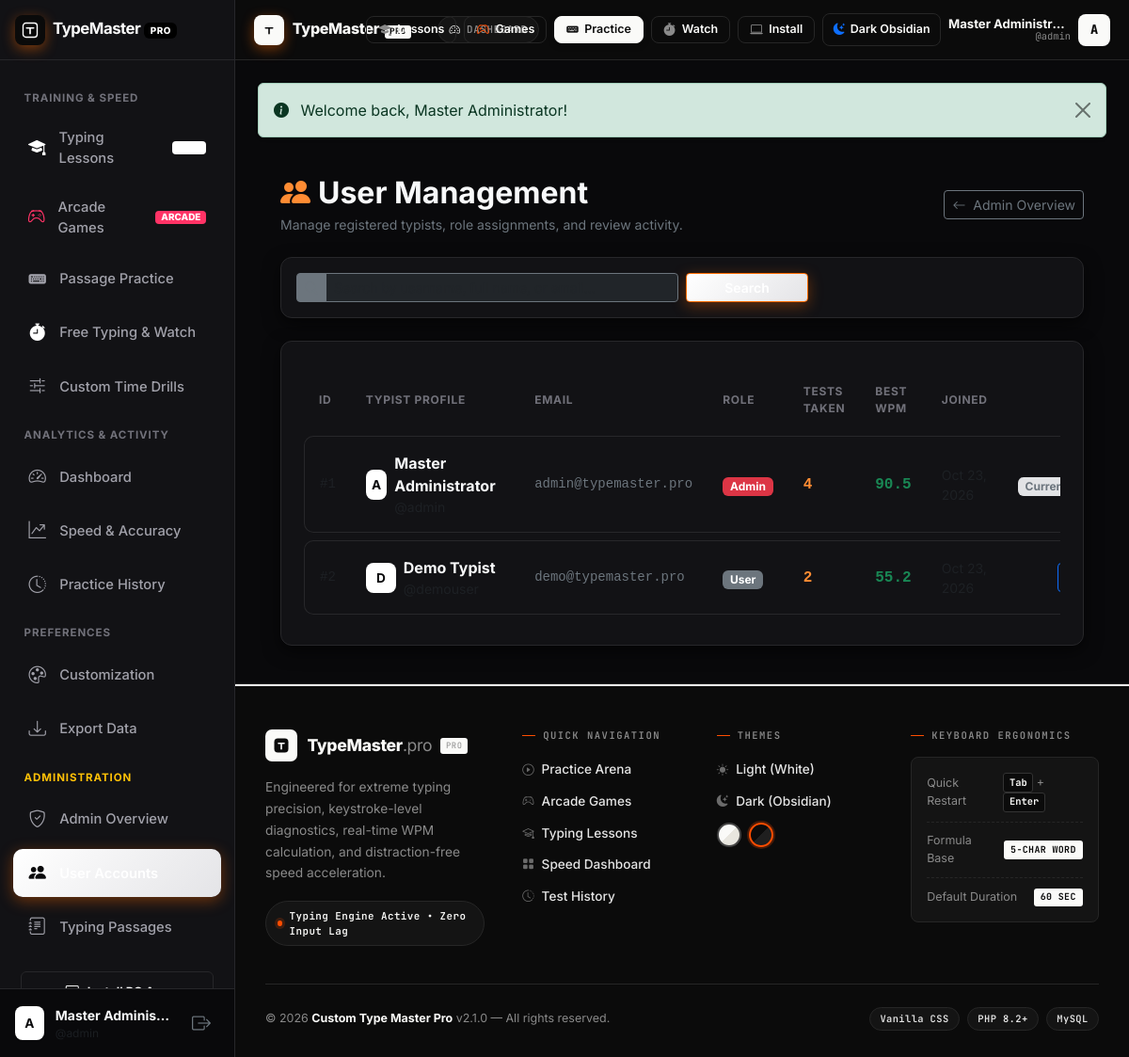
The page /admin/users.php (signed in) on the database its author committed.
### tables this page shows
CREATE TABLE `users` (
  `id` INT UNSIGNED AUTO_INCREMENT PRIMARY KEY,
  `username` VARCHAR(50) NOT NULL UNIQUE,
  `email` VARCHAR(100) NOT NULL UNIQUE,
  `password_hash` VARCHAR(255) NOT NULL,
  `full_name` VARCHAR(100) DEFAULT NULL,
  `role` ENUM('user', 'admin') NOT NULL DEFAULT 'user',
  `avatar` VARCHAR(255) DEFAULT 'default-avatar.png',
  `created_at` TIMESTAMP DEFAULT CURRENT_TIMESTAMP,
  `updated_at` TIMESTAMP DEFAULT CURRENT_TIMESTAMP ON UPDATE CURRENT_TIMESTAMP,
  INDEX `idx_username` (`username`),
  INDEX `idx_email` (`email`),
  INDEX `idx_role` (`role`)
);

### admin/users.php (the view, shortened to what the rows shown need)
<?php
require_once __DIR__ . '/../includes/auth.php';
require_once __DIR__ . '/../includes/functions.php';
$pdo = getDBConnection();
$params = [];
$whereSql = "1=1";
$users = [];
if ($pdo) {
    try {
        $stmt = $pdo->prepare("
            SELECT u.*,
                   COUNT(r.id) AS total_tests,
                   COALESCE(MAX(r.net_wpm), 0) AS best_wpm
            FROM users u
            LEFT JOIN typing_results r ON u.id = r.user_id
            WHERE $whereSql
            GROUP BY u.id
            ORDER BY u.created_at DESC
        ");
        $stmt->execute($params);
        $users = $stmt->fetchAll();
    } catch (Exception $e) {
        error_log('Error loading users: ' . $e->getMessage());
    }
}
include __DIR__ . '/../includes/header.php';
?>
<div class="container-fluid px-md-4 py-3">
  <div class="d-flex flex-column flex-md-row justify-content-between align-items-md-center gap-3 mb-4">
    <div>
      <h2 class="fw-bold text-light mb-1"><i class="bi bi-people-fill text-info me-2"></i>User Management</h2>
    </div>
  </div>
  <div class="glass-card p-4">
    <div class="table-responsive">
      <table class="custom-table mb-0">
        <thead>
          <tr>
            <th>ID</th>
            <th>Typist Profile</th>
            <th>Email</th>
            <th>Role</th>
            <th>Tests Taken</th>
            <th>Best WPM</th>
            <th>Joined</th>
            <th class="text-end">Actions</th>
          </tr>
        </thead>
        <tbody>
          <?php foreach ($users as $u): ?>
            <tr>
              <td class="font-monospace text-muted small">#<?= (int)$u['id'] ?></td>
              <td>
                <div class="d-flex align-items-center gap-2">
                  <div class="user-avatar" style="width: 32px; height: 32px; font-size: 0.85rem;">
                    <?= strtoupper(substr($u['username'], 0, 1)) ?>
                  </div>
                  <div>
                    <div class="fw-bold text-light"><?= e($u['full_name'] ?: $u['username']) ?></div>
                    <div class="text-muted small">@<?= e($u['username']) ?></div>
                  </div>
                </div>
              </td>
              <td class="font-monospace text-secondary small"><?= e($u['email']) ?></td>
              <td>
                <span class="badge <?= ($u['role'] === 'admin') ? 'bg-danger' : 'bg-secondary' ?>">
                  <?= ucfirst($u['role']) ?>
                </span>
              </td>
              <td class="font-monospace text-info fw-bold"><?= (int)$u['total_tests'] ?></td>
              <td class="font-monospace text-success fw-bold"><?= (float)$u['best_wpm'] ?></td>
              <td class="text-muted small"><?= date('M j, Y', strtotime($u['created_at'])) ?></td>
              <td class="text-end">
                <?php if ($u['id'] !== $currentUser['id']): ?>
                  <div class="d-inline-flex gap-1">
                    <form method="POST" action="<?= BASE_URL ?>/admin/users.php" class="d-inline">
                      <button type="submit" class="btn btn-sm <?= ($u['role'] === 'admin') ? 'btn-outline-warning' : 'btn-outline-primary' ?>" title="<?= ($u['role'] === 'admin') ? 'Demote to regular user' : 'Promote to admin' ?>">
                      </button>
                    </form>
                  </div>
                <?php else: ?>
                  <span class="badge bg-secondary-subtle text-secondary">Current Session</span>
                <?php endif; ?>
              </td>
            </tr>
          <?php endforeach; ?>
        </tbody>
      </table>
    </div>
  </div>
</div>
<?php include __DIR__ . '/../includes/footer.php'; ?>

### includes/header.php (shortened to what the rows shown need)
 <?php
require_once __DIR__ . '/../includes/auth.php';
require_once __DIR__ . '/../includes/functions.php';
$currentUser = current_user();
$userSettings = $currentUser ? get_user_settings($currentUser['id']) : [
    'theme'               => 'light',
    'font_family'         => 'JetBrains Mono',
    'font_size'           => 22,
    'line_height'         => 1.8,
    'caret_style'         => 'line',
    'caret_color'         => '#ff5532',
    'correct_color'       => '#10b981',
    'incorrect_color'     => '#f43f5e',
    'typing_area_width'   => '920px',
    'sound_enabled'       => 1,
    'sound_theme'         => 'mechanical',
    'default_duration'    => 60,
    'default_difficulty'  => 'intermediate',
    'show_live_wpm'       => 1,
    'show_live_accuracy'  => 1,
    'show_live_word_count'=> 1
];
$activeTheme = $userSettings['theme'] ?? 'light';
?>
<!DOCTYPE html>
<html lang="en" data-theme="<?= e($activeTheme) ?>">
<head>
  <link href="https://cdn.jsdelivr.net/npm/bootstrap@5.3.3/dist/css/bootstrap.min.css" rel="stylesheet">
  <link rel="stylesheet" href="https://cdn.jsdelivr.net/npm/bootstrap-icons@1.11.3/font/bootstrap-icons.min.css">
  <link rel="stylesheet" href="<?= BASE_URL ?>/assets/css/style.css">
</head>
<body>
<div class="app-container">
  <?php if ($currentUser): ?>
    <?php include __DIR__ . '/sidebar.php'; ?>
  <?php endif; ?>
  <div class="main-wrapper">
    <header class="app-navbar d-flex align-items-center justify-content-between gap-2">
      <div class="d-flex align-items-center gap-1 gap-md-2">
        <?php if ($currentUser): ?>
          <div class="dropdown">
            <button class="btn p-0 border-0 d-flex align-items-center gap-2"
                    type="button"
                    data-bs-toggle="dropdown"
                    aria-expanded="false"
                    aria-label="User menu">
              <div class="user-meta d-none d-xl-block">
                <div class="user-name"><?= e($currentUser['full_name']) ?></div>
                <div class="user-handle">@<?= e($currentUser['username']) ?></div>
              </div>
              <div class="user-avatar">
                <?= strtoupper(substr($currentUser['username'], 0, 1)) ?>
              </div>
            </button>
          </div>
        <?php endif; ?>
      </div>
    </header>
    <main class="flex-grow-1 p-3 p-md-4">

### includes/sidebar.php
<?php
$currentPage = basename($_SERVER['PHP_SELF'] ?? '');
$currentDir = basename(dirname($_SERVER['PHP_SELF'] ?? ''));
$isAdminSection = ($currentDir === 'admin');
?>
<aside class="app-sidebar">
  <div class="sidebar-header border-bottom px-3 d-flex align-items-center" style="border-color: var(--border-color) !important;">
    <a href="<?= BASE_URL ?>/dashboard.php" class="app-brand text-decoration-none d-flex align-items-center gap-2">
      <div class="brand-logo-badge d-flex align-items-center justify-content-center" style="width: 32px; height: 32px; background: #0a0a0a; border-radius: 8px;">
        <svg width="18" height="18" viewBox="0 0 24 24" fill="none" xmlns="http://www.w3.org/2000/svg">
          <rect x="2" y="2" width="20" height="20" rx="4" fill="#0a0a0a" stroke="#ffffff" stroke-width="1.8"/>
          <path d="M7 9H17M12 9V17" stroke="#ffffff" stroke-width="2.2" stroke-linecap="round"/>
        </svg>
      </div>
      <div class="brand-name-wrap d-flex align-items-baseline gap-1">
        <span class="brand-name fw-bold" style="color: var(--text-primary); letter-spacing: -0.03em; font-size: 1.05rem;">TypeMaster</span>
        <span class="badge bg-black text-white px-1.5 py-0.5 rounded" style="font-size: 0.62rem; font-weight: 800; letter-spacing: 0.05em;">PRO</span>
      </div>
    </a>
  </div>
  <div class="sidebar-menu">
    <div class="nav-section-title">Training & Speed</div>
    <a href="<?= BASE_URL ?>/lessons.php" class="sidebar-link <?= ($currentPage === 'lessons.php' || $currentPage === 'lesson-player.php') ? 'active' : '' ?>">
      <i class="bi bi-mortarboard-fill" style="color: var(--first-color);"></i>
      <span>Typing Lessons</span>
      <span class="badge ms-auto" style="font-size: 0.62rem; font-weight: 800; background: var(--first-color); color: #fff; padding: 2px 6px; border-radius: 4px;">NEW</span>
    </a>
    <a href="<?= BASE_URL ?>/games.php" class="sidebar-link <?= ($currentPage === 'games.php' || $currentPage === 'game-ninja.php' || $currentPage === 'game-space.php') ? 'active' : '' ?>">
      <i class="bi bi-controller" style="color: #ff3366;"></i>
      <span>Arcade Games</span>
      <span class="badge ms-auto" style="font-size: 0.62rem; font-weight: 800; background: #ff3366; color: #fff; padding: 2px 6px; border-radius: 4px;">ARCADE</span>
    </a>
    <a href="<?= BASE_URL ?>/practice.php?mode=passage" class="sidebar-link <?= ($currentPage === 'practice.php' && (!isset($_GET['mode']) || $_GET['mode'] === 'passage')) ? 'active' : '' ?>">
      <i class="bi bi-keyboard-fill"></i>
      <span>Passage Practice</span>
    </a>
    <a href="<?= BASE_URL ?>/practice.php?mode=free" class="sidebar-link <?= ($currentPage === 'practice.php' && isset($_GET['mode']) && $_GET['mode'] === 'free') ? 'active' : '' ?>">
      <i class="bi bi-stopwatch-fill" style="color: var(--first-color);"></i>
      <span>Free Typing &amp; Watch</span>
    </a>
    <a href="<?= BASE_URL ?>/practice.php?mode=custom" class="sidebar-link <?= ($currentPage === 'practice.php' && isset($_GET['mode']) && $_GET['mode'] === 'custom') ? 'active' : '' ?>">
      <i class="bi bi-sliders2"></i>
      <span>Custom Time Drills</span>
    </a>
    <div class="nav-section-title">Analytics & Activity</div>
    <a href="<?= BASE_URL ?>/dashboard.php" class="sidebar-link <?= ($currentPage === 'dashboard.php') ? 'active' : '' ?>">
      <i class="bi bi-speedometer2"></i>
      <span>Dashboard</span>
    </a>
    <a href="<?= BASE_URL ?>/statistics.php" class="sidebar-link <?= ($currentPage === 'statistics.php') ? 'active' : '' ?>">
      <i class="bi bi-graph-up-arrow"></i>
      <span>Speed &amp; Accuracy</span>
    </a>
    <a href="<?= BASE_URL ?>/history.php" class="sidebar-link <?= ($currentPage === 'history.php' || $currentPage === 'results.php') ? 'active' : '' ?>">
      <i class="bi bi-clock-history"></i>
      <span>Practice History</span>
    </a>
    <div class="nav-section-title">Preferences</div>
    <a href="<?= BASE_URL ?>/settings.php" class="sidebar-link <?= ($currentPage === 'settings.php') ? 'active' : '' ?>">
      <i class="bi bi-palette"></i>
      <span>Customization</span>
    </a>
    <a href="<?= BASE_URL ?>/export.php" class="sidebar-link <?= ($currentPage === 'export.php') ? 'active' : '' ?>">
      <i class="bi bi-download"></i>
      <span>Export Data</span>
    </a>
    <?php if (is_admin()): ?>
      <div class="nav-section-title text-warning">Administration</div>
      <a href="<?= BASE_URL ?>/admin/index.php" class="sidebar-link <?= ($isAdminSection && $currentPage === 'index.php') ? 'active' : '' ?>">
        <i class="bi bi-shield-check"></i>
        <span>Admin Overview</span>
      </a>
      <a href="<?= BASE_URL ?>/admin/users.php" class="sidebar-link <?= ($currentPage === 'users.php') ? 'active' : '' ?>">
        <i class="bi bi-people-fill"></i>
        <span>User Accounts</span>
      </a>
      <a href="<?= BASE_URL ?>/admin/passages.php" class="sidebar-link <?= ($currentPage === 'passages.php') ? 'active' : '' ?>">
        <i class="bi bi-journal-text"></i>
        <span>Typing Passages</span>
      </a>
    <?php endif; ?>
    <div class="mt-auto px-2 pt-3 pb-1">
      <button type="button" class="btn btn-sm w-100 py-2 d-flex align-items-center justify-content-center gap-2 rounded-2" id="btn-install-pc" style="background: var(--bg-card); color: var(--text-primary); border: 1px solid var(--border-color); font-weight: 700; font-size: 0.8rem;">
        <i class="bi bi-laptop fs-6"></i>
        <span>Install PC App</span>
      </button>
    </div>
  </div>
  <div class="sidebar-user">
    <div class="user-avatar">
      <?= strtoupper(substr($currentUser['username'] ?? 'U', 0, 1)) ?>
    </div>
    <div class="flex-grow-1 text-truncate">
      <div class="fw-bold text-light small text-truncate"><?= e($currentUser['full_name'] ?? 'User') ?></div>
      <div class="text-muted" style="font-size: 0.75rem;">@<?= e($currentUser['username'] ?? 'typist') ?></div>
    </div>
    <a href="<?= BASE_URL ?>/logout.php" class="btn btn-sm text-secondary" title="Sign Out">
      <i class="bi bi-box-arrow-right fs-5"></i>
    </a>
  </div>
</aside>

### rows shown on the page
users: username "A", full_name "Master Adminis…", username "admin", full_name "Master Administr…", full_name "Master Administrator", email "admin@typemaster.pro", role "Admin", total_tests "4", best_wpm "90.5", shows "Current Session"
users: username "D", full_name "Demo Typist", email "demo@typemaster.pro", role "User", total_tests "2", best_wpm "55.2"

### other values the page prints
$pageBadgeTitle "DASHBOARD"
$flash['message'] "Welcome back, Master Administrator!"
APP_NAME "Custom Type Master Pro"
APP_VERSION "2.1.0"
